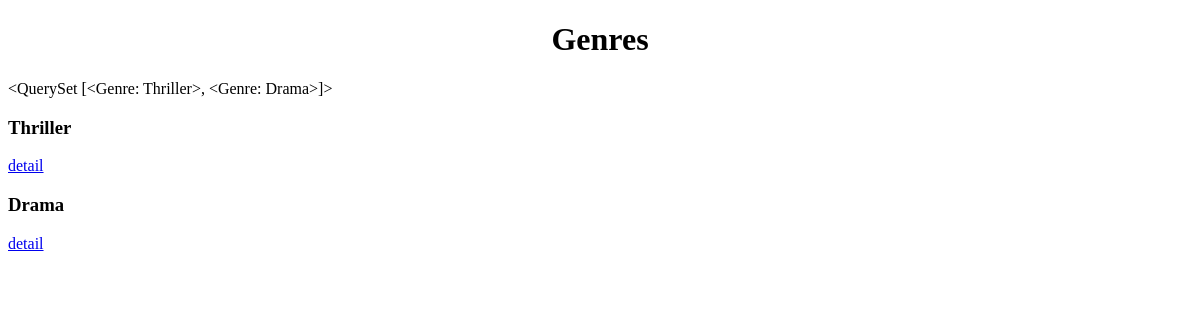
The page /genres on the database as committed earlier.
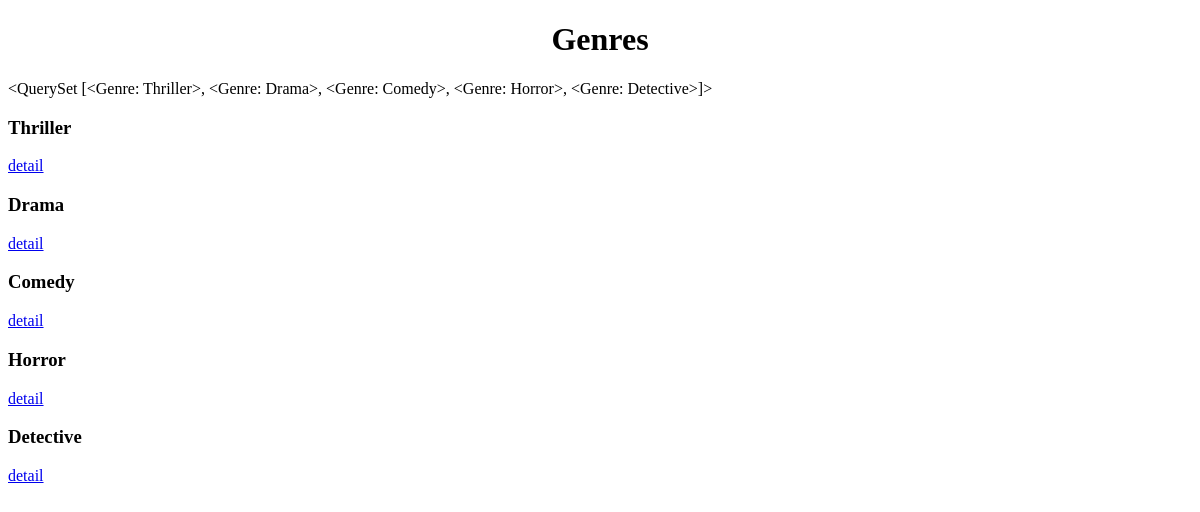
The same page on the database as committed later.
### cinema_app/models.py (models this page shows)
class Genre(models.Model):
    name = models.CharField(max_length=255)
    def __str__(self):
        return self.name

### cinema_app/views.py (the view)
# urls.py: path('genres', GenreListView.as_view(), name='genres_url'),  # Добавляем новый маршрут к GenreListView
class GenreListView(ListView):
    model = Genre  # С какой модели брать данные
    context_object_name = 'genre_list'  # Как назвать эти данные
    template_name = 'genre_list.html'  # Имя html темплейта, куда пойдут данные

### templates/genre_list.html (shortened to what this page needs)
<!DOCTYPE html>
<html lang="en">
<head>
</head>
<body>
    <h1 align="center">
        Genres
    </h1>
    <p>{{ genre_list }}</p>
    {% for elem in genre_list %}
        <h3>{{ elem.name }}</h3>
        <a href="{% url 'genre_detail_url' elem.id %}">
            detail
        </a>
    {% endfor %}
</body>
</html>

Rows that differ between the two databases and show on the page:
computed for Genre "Thriller": name.name "<QuerySet [<Genre: Thriller>, <Genre: Drama>]>" → "<QuerySet [<Genre: Thriller>, <Genre: Drama>, <Genre: Comedy>, <Genre: Horror>, <Genre: Detective>]>"
added Genre: name "Comedy"
added Genre: name "Horror"
added Genre: name "Detective"
